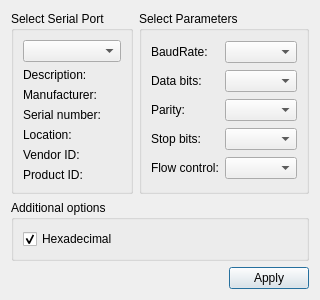
<?xml version="1.0" encoding="UTF-8"?>
<ui version="4.0">
 <class>SettingsDialog</class>
 <widget class="QDialog" name="SettingsDialog">
  <property name="geometry">
   <rect>
    <x>0</x>
    <y>0</y>
    <width>281</width>
    <height>262</height>
   </rect>
  </property>
  <property name="windowTitle">
   <string>Settings</string>
  </property>
  <layout class="QGridLayout" name="gridLayout_3">
   <item row="0" column="1">
    <widget class="QGroupBox" name="parametersBox">
     <property name="title">
      <string>Select Parameters</string>
     </property>
     <layout class="QGridLayout" name="gridLayout_2">
      <item row="0" column="0">
       <widget class="QLabel" name="baudRateLabel">
        <property name="text">
         <string>BaudRate:</string>
        </property>
       </widget>
      </item>
      <item row="0" column="1">
       <widget class="QComboBox" name="baudRateBox"/>
      </item>
      <item row="1" column="0">
       <widget class="QLabel" name="dataBitsLabel">
        <property name="text">
         <string>Data bits:</string>
        </property>
       </widget>
      </item>
      <item row="1" column="1">
       <widget class="QComboBox" name="dataBitsBox"/>
      </item>
      <item row="2" column="0">
       <widget class="QLabel" name="parityLabel">
        <property name="text">
         <string>Parity:</string>
        </property>
       </widget>
      </item>
      <item row="2" column="1">
       <widget class="QComboBox" name="parityBox"/>
      </item>
      <item row="3" column="0">
       <widget class="QLabel" name="stopBitsLabel">
        <property name="text">
         <string>Stop bits:</string>
        </property>
       </widget>
      </item>
      <item row="3" column="1">
       <widget class="QComboBox" name="stopBitsBox"/>
      </item>
      <item row="4" column="0">
       <widget class="QLabel" name="flowControlLabel">
        <property name="text">
         <string>Flow control:</string>
        </property>
       </widget>
      </item>
      <item row="4" column="1">
       <widget class="QComboBox" name="flowControlBox"/>
      </item>
     </layout>
    </widget>
   </item>
   <item row="0" column="0">
    <widget class="QGroupBox" name="selectBox">
     <property name="title">
      <string>Select Serial Port</string>
     </property>
     <layout class="QGridLayout" name="gridLayout">
      <item row="0" column="0">
       <widget class="QComboBox" name="serialPortInfoListBox"/>
      </item>
      <item row="1" column="0">
       <widget class="QLabel" name="descriptionLabel">
        <property name="text">
         <string>Description:</string>
        </property>
       </widget>
      </item>
      <item row="2" column="0">
       <widget class="QLabel" name="manufacturerLabel">
        <property name="text">
         <string>Manufacturer:</string>
        </property>
       </widget>
      </item>
      <item row="3" column="0">
       <widget class="QLabel" name="serialNumberLabel">
        <property name="text">
         <string>Serial number:</string>
        </property>
       </widget>
      </item>
      <item row="4" column="0">
       <widget class="QLabel" name="locationLabel">
        <property name="text">
         <string>Location:</string>
        </property>
       </widget>
      </item>
      <item row="5" column="0">
       <widget class="QLabel" name="vidLabel">
        <property name="text">
         <string>Vendor ID:</string>
        </property>
       </widget>
      </item>
      <item row="6" column="0">
       <widget class="QLabel" name="pidLabel">
        <property name="text">
         <string>Product ID:</string>
        </property>
       </widget>
      </item>
     </layout>
    </widget>
   </item>
   <item row="2" column="0" colspan="2">
    <layout class="QHBoxLayout" name="horizontalLayout">
     <item>
      <spacer name="horizontalSpacer">
       <property name="orientation">
        <enum>Qt::Horizontal</enum>
       </property>
       <property name="sizeHint" stdset="0">
        <size>
         <width>96</width>
         <height>20</height>
        </size>
       </property>
      </spacer>
     </item>
     <item>
      <widget class="QPushButton" name="applyButton">
       <property name="text">
        <string>Apply</string>
       </property>
      </widget>
     </item>
    </layout>
   </item>
   <item row="1" column="0" colspan="2">
    <widget class="QGroupBox" name="additionalOptionsGroupBox">
     <property name="title">
      <string>Additional options</string>
     </property>
     <layout class="QVBoxLayout" name="verticalLayout">
      <item>
       <widget class="QCheckBox" name="HexCheckBox">
        <property name="text">
         <string>Hexadecimal</string>
        </property>
        <property name="checked">
         <bool>true</bool>
        </property>
       </widget>
      </item>
     </layout>
    </widget>
   </item>
  </layout>
 </widget>
 <resources/>
 <connections/>
</ui>
